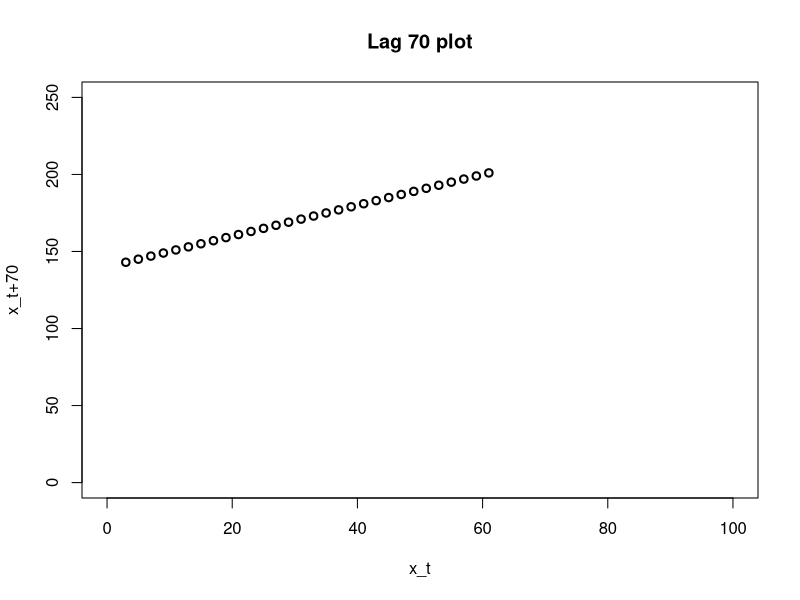
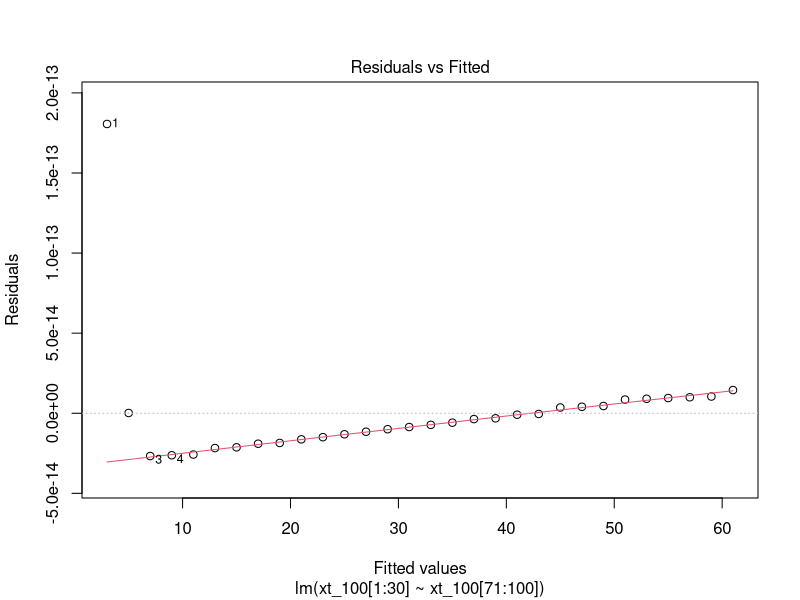
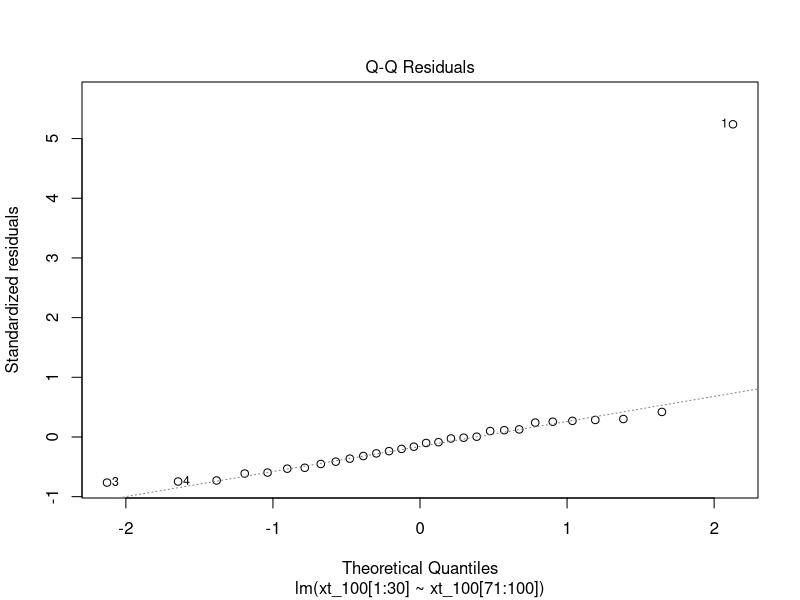
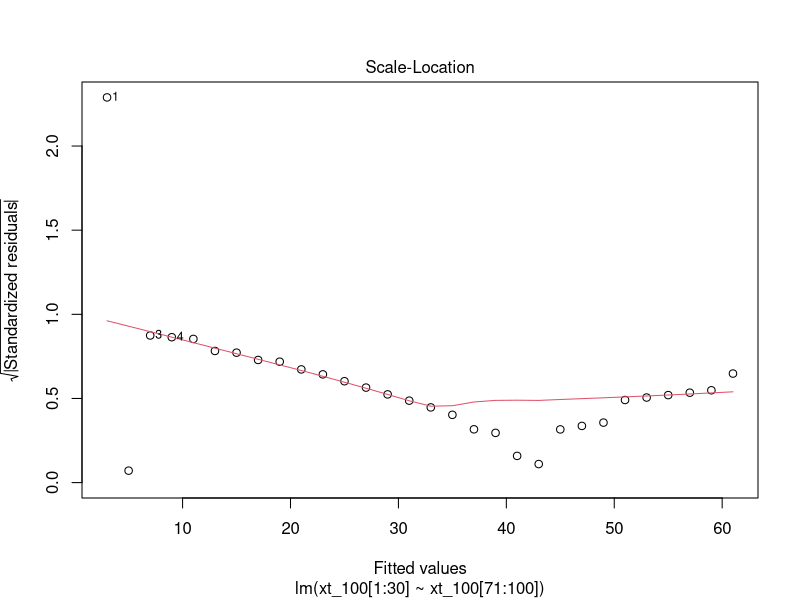
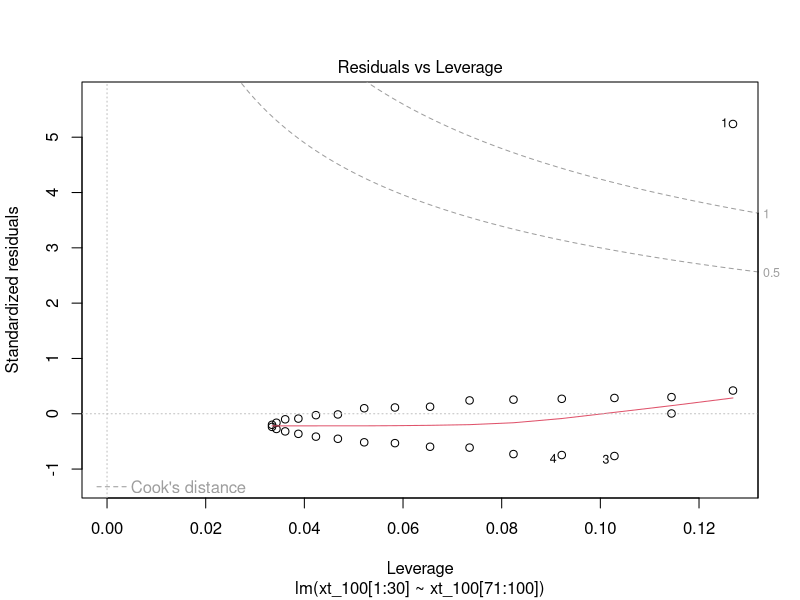
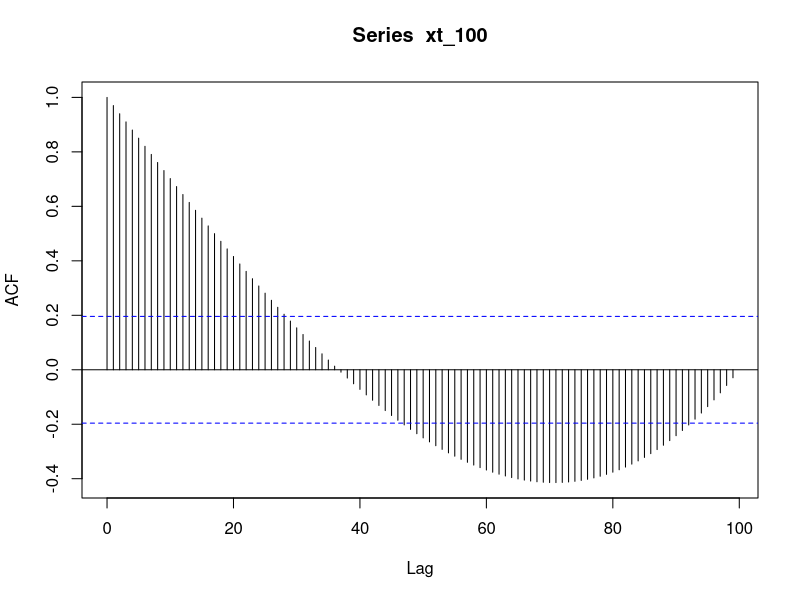

Generate these figures, in order, with R:
## ---- chunk 1
knitr::opts_chunk$set(echo = TRUE)
## ---- chunk 2
alpha=1
beta=2
n=100

xt <- function(n)  
{
  set<-c()
  for(i in 1:n)
  {  
    intv <- alpha + (beta * i)
    set<-c(set,intv)
  }    
  return(set)
}    

xt_100 <- xt(100)

fit <- lm(xt_100[1:30]~xt_100[71:100])
## ---- chunk 3
plot(xt_100[1:30],xt_100[71:100],type="b",lwd=2,
ylim=c(0,250),xlim=c(0,100),col="black",
xlab="x_t",ylab="x_t+70",
main="Lag 70 plot")

## ---- chunk 4
plot(fit)
## ---- chunk 5
row_hat <- function(h)
{
  
  top_hat<- 0
  x_bar <- mean(xt_100)
  for (t in 1:100-h)
  {
    
     x_tplush <- xt_100[t+h]
     x_t <- xt_100[t]
     top_hat <- top_hat + (( x_tplush - x_bar) * ( x_t - x_bar))
  }
  
  bot_hat<- 0
  
   for (t in 1:100)
  {
    
     x_t <- xt_100[t]
     bot_hat <- bot_hat + ( ( x_t - x_bar)^2)
  }
  
  print(paste('th ' ,top_hat))
  print(paste('bh' , bot_hat))
  return(top_hat/bot_hat)
}

for(h in 0:99)
{
  print(row_hat(h))
}
## ---- chunk 6
 acf(xt_100, lag.max=99, plot=TRUE)
